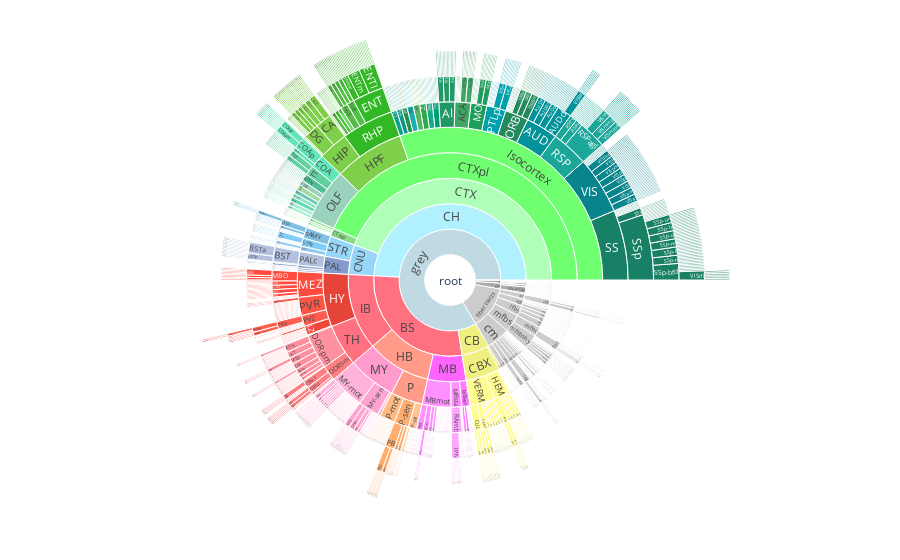

Notebook source saved alongside this figure:
### Code cell
import json
import plotly.graph_objects as go

# Load the JSON file
with open('structures.json', 'r') as f:
    data = json.load(f)

# Prepare data for the tree
labels = [item['acronym'] for item in data]
parents = ['' if len(item['structure_id_path']) == 1 else next((i['acronym'] for i in data if i['id'] == item['structure_id_path'][-2])) for item in data]

colors = ['rgb{}'.format(tuple(item['rgb_triplet'])) for item in data]

# Create a Plotly figure
fig = go.Figure(go.Sunburst(
    labels=labels,
    parents=parents,
    marker=dict(colors=colors),
))

fig.update_layout(margin=dict(t=0, l=0, r=0, b=0))

fig.show()

### Figure 1 — Plotly figure (JSON) as saved in the notebook; plotly's stock layout.template omitted (floating-point values rounded to 4 significant figures; data arrays with more than 128 entries replaced by an {"elided": "..."} marker saying what was removed)
{"data": [{"labels": {"elided": "1327 str values"}, "marker": {"colors": {"elided": "1327 str values"}}, "parents": {"elided": "1327 str values"}, "type": "sunburst"}], "layout": {"margin": {"t": 0, "l": 0, "r": 0, "b": 0}}}
